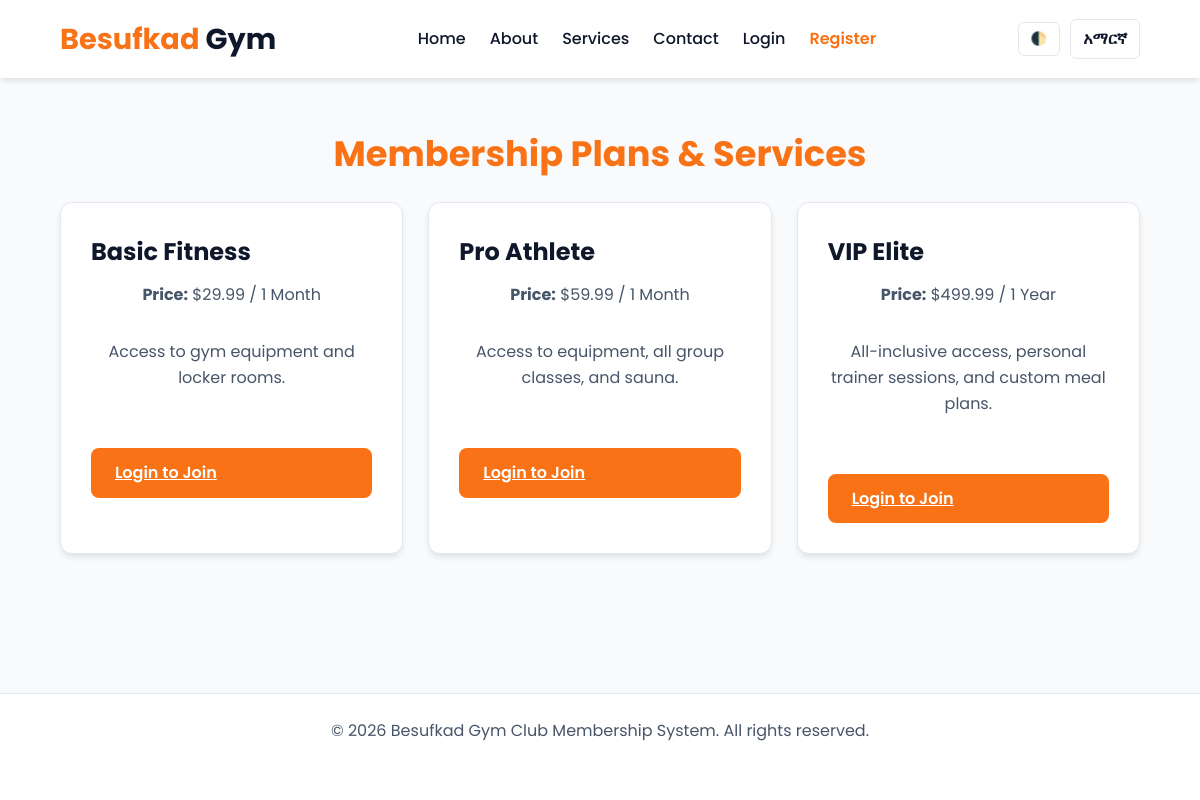
/services.php, run on the app's committed database.
### tables this page shows
CREATE TABLE IF NOT EXISTS plans (
    id INT AUTO_INCREMENT PRIMARY KEY,
    name VARCHAR(50) NOT NULL,
    price DECIMAL(10,2) NOT NULL,
    duration VARCHAR(20) NOT NULL,
    description TEXT
);

### includes/lang.php (called while the page is built, shortened)
<?php
$current_lang = $_SESSION['lang'] ?? 'en';
$translations = [
    'en' => [
        'home' => 'Home',
        'about' => 'About',
        'services' => 'Services',
        'contact' => 'Contact',
        'dashboard' => 'Dashboard',
        'login' => 'Login',
        'register' => 'Register',
        'logout' => 'Logout',
        'welcome' => 'Welcome to Besufkad Gym',
        'subtitle' => 'Transform your body and mind with state-of-the-art equipment, professional trainers, and engaging group classes.',
        'why_choose' => 'Why Choose Us?',
        'why_desc' => 'We provide everything you need to reach your peak potential.',
        'equip_title' => '💪 Modern Equipment',
        'equip_desc' => 'Top-tier cardio, strength training, and functional fitness gear available 24/7.',
        'trainers_title' => '🏆 Expert Trainers',
        'trainers_desc' => 'Get personalized guidance, diet plans, and motivation.',
        'classes_title' => '🔥 Dynamic Classes',
        'classes_desc' => 'Join Yoga, HIIT, Cardio, and Bodybuilding classes.',
        'switch_lang' => 'አማርኛ',
        'switch_lang_code' => 'am',
    ],
    'am' => [
        'home' => 'መነሻ',
        'about' => 'ስለ እኛ',
        'services' => 'አገልግሎቶች',
        'contact' => 'አድራሻ',
        'dashboard' => 'ዳሽቦርድ',
        'login' => 'ግባ',
        'register' => 'ይመዝገቡ',
        'logout' => 'ውጣ',
        'welcome' => 'እንኳን ወደ በሱፍቃድ ጂም በደህና መጡ',
        'subtitle' => 'በዘመናዊ መሣሪያዎች፣ በባለሙያ አሰልጣኞች እና አሳታፊ የቡድን ትምህርቶች አካልዎን እና አእምሮዎን ያሳድጉ።',
        'why_choose' => 'ለምን እኛን ይመርጣሉ?',
        'why_desc' => 'ከፍተኛ ደረጃ ላይ ለመድረስ የሚፈልጉትን ሁሉ እናቀርባለን።',
        'equip_title' => '💪 ዘመናዊ መሣሪያዎች',
        'equip_desc' => 'ከፍተኛ ደረጃ ያላቸው የካርዲዮ እና የጥንካሬ ማሰልጠኛ መሣሪያዎች 24/7 ይገኛሉ።',
        'trainers_title' => '🏆 ባለሙያ አሰልጣኞች',
        'trainers_desc' => 'ግላዊ መመሪያ፣ የአመጋገብ እቅዶች እና ማበረታቻ ያግኙ።',
        'classes_title' => '🔥 ተለዋዋጭ ክፍሎች',
        'classes_desc' => 'የዮጋ፣ የካርዲዮ እና የሰውነት ግንባታ ክፍሎችን ይቀላቀሉ።',
        'switch_lang' => 'English',
        'switch_lang_code' => 'en',
    ]
];
$t = $translations[$current_lang];
?>

### services.php (the view)
<?php
require_once 'config/db.php';
include 'includes/header.php';
$sql = "SELECT * FROM plans";
$result = $conn->query($sql);
?>
<h2>Membership Plans & Services</h2>
<div class="card-grid">
    <?php if ($result && $result->num_rows > 0): ?>
        <?php while($row = $result->fetch_assoc()): ?>
            <div class="card">
                <h3><?= htmlspecialchars($row['name']) ?></h3>
                <p><strong>Price:</strong> $<?= htmlspecialchars($row['price']) ?> / <?= htmlspecialchars($row['duration']) ?></p>
                <p><?= htmlspecialchars($row['description']) ?></p>
                <br>
                <?php if (isset($_SESSION['user_id'])): ?>
                    <a href="dashboard.php" class="btn">Book Class</a>
                <?php else: ?>
                    <a href="login.php" class="btn">Login to Join</a>
                <?php endif; ?>
            </div>
        <?php endwhile; ?>
    <?php endif; ?>
</div>
<?php include 'includes/footer.php'; ?>

### includes/header.php (shortened to what this page needs)
<?php
require_once 'lang.php';
?>
<!DOCTYPE html>
<html lang="<?= $current_lang ?>">
<head>
    <link rel="stylesheet" href="css/style.css">
</head>
<body>
<header>
    <h1>Besufkad <span>Gym</span></h1>
    <nav>
        <a href="index.php"><?= $t['home'] ?></a>
        <a href="about.php"><?= $t['about'] ?></a>
        <a href="services.php"><?= $t['services'] ?></a>
        <a href="contact.php"><?= $t['contact'] ?></a>
        <?php if (isset($_SESSION['user_id'])): ?>
            <a href="dashboard.php"><?= $t['dashboard'] ?></a>
            <a href="logout.php" style="color: #f87171;"><?= $t['logout'] ?> (<?= htmlspecialchars($_SESSION['username']) ?>)</a>
        <?php else: ?>
            <a href="login.php"><?= $t['login'] ?></a>
            <a href="register.php" style="color: var(--primary-color); font-weight: 600;"><?= $t['register'] ?></a>
        <?php endif; ?>
    </nav>
    <div class="controls">
        <button id="themeToggle" class="toggle-btn" title="Toggle Dark/Light Mode">🌓</button>
        <a href="?lang=<?= $t['switch_lang_code'] ?>" class="toggle-btn lang-btn"><?= $t['switch_lang'] ?></a>
    </div>
</header>
<main>

### includes/footer.php
</main>
<footer>
    <p>&copy; <?= date('Y') ?> Besufkad Gym Club Membership System. All rights reserved.</p>
</footer>
</body>
</html>

### css/style.css (style rules this page uses)
:root { --primary-color: #f97316; --primary-hover: #ea580c; --bg-color: #f8fafc; --card-bg: #ffffff; --text-main: #0f172a; --text-muted: #475569; --header-bg: rgba(255, 255, 255, 0.95); --border-color: #e2e8f0; --input-bg: #ffffff; --transition: all 0.3s ease; }
* { box-sizing: border-box; margin: 0; padding: 0; font-family: 'Poppins', sans-serif; }
body { background-color: var(--bg-color); color: var(--text-main); display: flex; flex-direction: column; min-height: 100vh; line-height: 1.6; transition: background-color 0.3s ease, color 0.3s ease; }
header { background: var(--header-bg); backdrop-filter: blur(10px); padding: 1rem 5%; display: flex; justify-content: space-between; align-items: center; position: sticky; top: 0; z-index: 100; box-shadow: 0 4px 6px -1px rgba(0, 0, 0, 0.1); }
header h1 { color: var(--primary-color); font-size: 1.8rem; font-weight: 700; }
header h1 span { color: var(--text-main); }
header nav { display: flex; gap: 1.5rem; align-items: center; }
header nav a { color: var(--text-main); text-decoration: none; font-weight: 500; font-size: 1rem; transition: var(--transition); }
.controls { display: flex; gap: 10px; align-items: center; }
.toggle-btn { background: var(--card-bg); border: 1px solid var(--border-color); color: var(--text-main); padding: 6px 12px; border-radius: 6px; cursor: pointer; text-decoration: none; font-weight: 600; transition: var(--transition); }
main { padding: 3rem 5%; max-width: 1200px; margin: 0 auto; flex: 1; width: 100%; }
h2 { font-size: 2.2rem; margin-bottom: 1rem; color: var(--primary-color); text-align: center; }
p { color: var(--text-muted); text-align: center; margin-bottom: 2rem; }
.card-grid { display: grid; grid-template-columns: repeat(auto-fit, minmax(300px, 1fr)); gap: 25px; margin-top: 20px; }
.card { background: var(--card-bg); padding: 30px; border-radius: 12px; box-shadow: 0 4px 6px -1px rgba(0, 0, 0, 0.1); transition: var(--transition); border: 1px solid var(--border-color); }
.card h3 { color: var(--text-main); margin-bottom: 10px; font-size: 1.5rem; }
.btn { display: inline-block; background: var(--primary-color); color: white; padding: 12px 24px; border: none; border-radius: 8px; cursor: pointer; font-weight: 600; width: 100%; transition: var(--transition); }
footer { background: var(--card-bg); color: var(--text-muted); border-top: 1px solid var(--border-color); text-align: center; padding: 1.5rem; margin-top: auto; }

### data on the page
plans: name "Basic Fitness", price "29.99", duration "1 Month", description "Access to gym equipment and locker rooms."
plans: name "Pro Athlete", price "59.99", duration "1 Month", description "Access to equipment, all group classes, and sauna."
plans: name "VIP Elite", price "499.99", duration "1 Year", description "All-inclusive access, personal trainer sessions, and custom meal plans."

### other printed values
$t['home'] "Home"
$t['about'] "About"
$t['services'] "Services"
$t['contact'] "Contact"
$t['login'] "Login"
$t['register'] "Register"
$t['switch_lang'] "አማርኛ"
